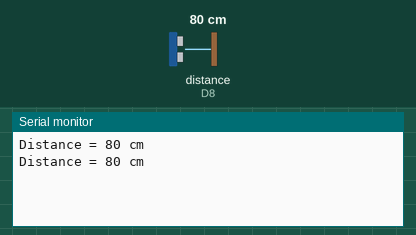
Recording of a sketch running on a simulated ESP8266 (NodeMCU). Parts: the last lines printed to the serial monitor. Wiring (inferred from the names in the program): ultrasonic range finder: trigger D7; echo D8. Inputs (shaded band) come from the test bench; at power-on: distance to the obstacle (sensor on D8) 80 cm. The echo pulse lasts 58.3 µs per cm.

Above: at 1.8 s.
1.9 s: distance to the obstacle (sensor on D8) set to 2 cm
At 2.8 s:
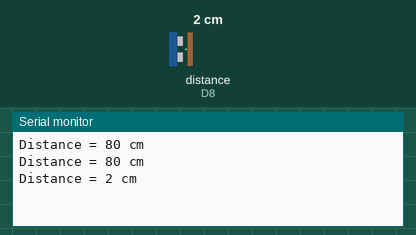
3.4 s: distance to the obstacle (sensor on D8) set to 4 cm
At 4.5 s:
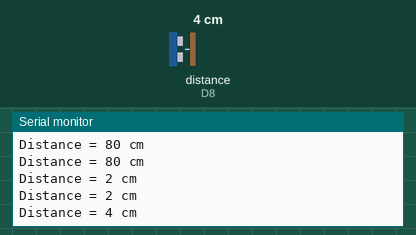
Timing chart, 0 to 6.4 s (numbered marks = the images above; inputs shaded):
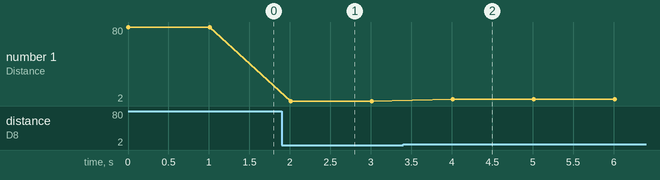

Measured:
- after the input at 1.9 s, the serial monitor: prints a new line after 0.11 s (image 1)
- after the input at 3.4 s, the serial monitor: prints a new line after 0.61 s (image 2)
- plotted number 1: 80 → 2 after the input at 1.9 s, 2 → 4 after the input at 3.4 s

The sketch:

Ultrasonic.ino
```cpp
int trigPin = D7;
int echoPin = D8;
void setup(){
Serial.begin(115200);
pinMode(trigPin, OUTPUT);
pinMode(echoPin, INPUT);
}
void loop(){
long duration, dist;
digitalWrite(trigPin,LOW);
delayMicroseconds(2);
digitalWrite(trigPin,HIGH);
delayMicroseconds(5);
digitalWrite(trigPin,LOW);
duration = pulseIn(echoPin, HIGH);
dist = (duration/29)/2;
Serial.print("Distance = ");
Serial.print(dist);
Serial.println(" cm");
delay(1000);
}
```
